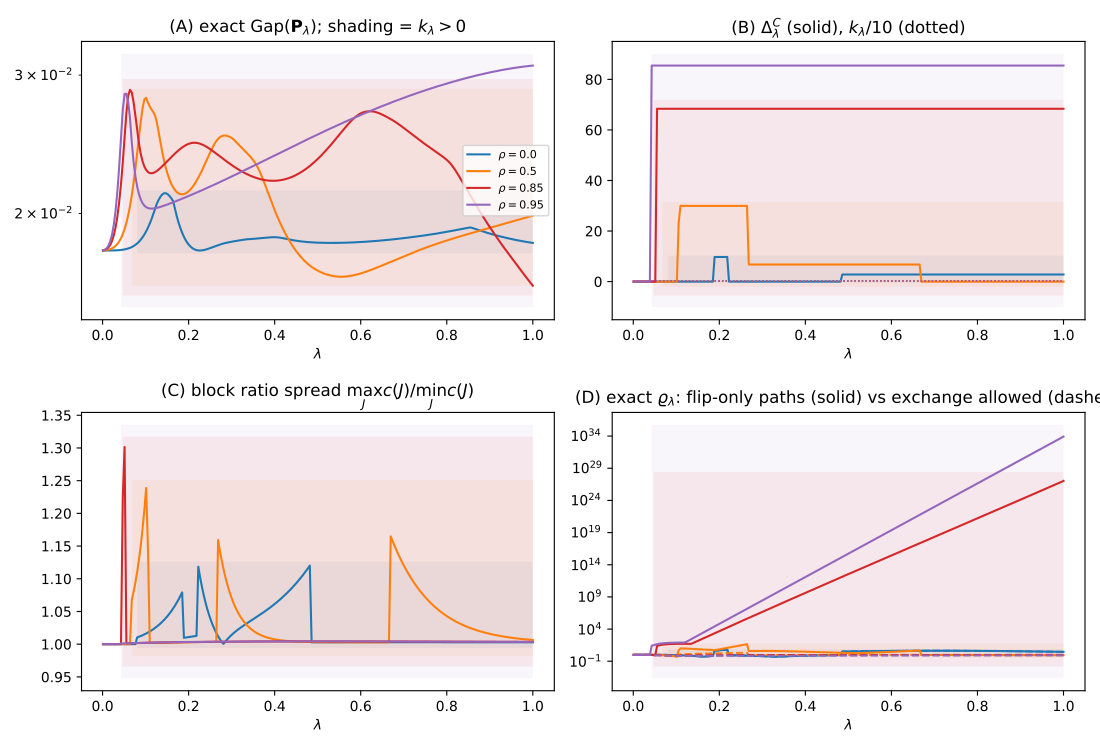

The Python source for this figure:
"""
Are the "undecided windows" a real phenomenon or an artefact of the proof?

Everything is exact: the state space M(s_0) = {gamma in {0,1}^d : |gamma| <= s_0}
is enumerated, the tempered targets pi_lambda are evaluated at every state, the
flip-and-exchange kernel P_lambda is assembled, and its spectral gap is obtained
by diagonalisation.  No Monte Carlo.

Four questions, one per panel of the figure:

  (A) Is Gap(P_lambda) monotone in lambda, and does it dip where k_lambda > 0?
      -> if the true gap is flat across a window, the window is an artefact.

  (B) k_lambda, Theta_lambda and Delta^C_lambda along the path.

  (C) Are the block partition functions c(J) = pibar_lambda(J) / pi_lambda(v_J)
      nearly constant in J?  This is the load-bearing guess behind the claim
      that the {2(2s*+1)}^6 in Proposition 7.1 is removable.  We report
      spread(lambda) = max_J c(J) / min_J c(J).

  (D) The exact hypercube congestion varrho_lambda of eq:rholam, against the
      bound {2(2s*+1)}^6 exp{6 k_lambda Delta^C_lambda} of Proposition 7.1,
      and against the congestion of the same ensemble when segment (ii) is
      allowed to use the EXCHANGE move of eq:neigh instead of flipping the
      coordinates of J xor J' one at a time.

Outputs
-------
window_numerics.pdf   four-panel figure
window_numerics.txt   the numbers

Run:  python3 window_numerics.py
"""

import itertools
import numpy as np
import scipy.sparse as sp
import scipy.sparse.linalg as spla
import matplotlib
matplotlib.use("Agg")
import matplotlib.pyplot as plt

RNG_SEED = 20240824

N_OBS = 100          # n
D = 14               # p
S0 = 4               # s_0
S_STAR = 3           # s* = |S|, influential set S = {0,1,2}
SIGMA0 = 1.0
KAPPA = 2.0
ALPHA = 1.5
G_PRIOR = D ** (2 * ALPHA)

S_SET = tuple(range(S_STAR))
SC_SET = tuple(range(S_STAR, D))
THR = KAPPA * np.log(D)              # kappa log p
MARGIN = np.log(2 * S_STAR)          # the log(2s*) of def:cpm

# three separated coefficient magnitudes -> three separated windows
BETA_S = np.array([1.20, 0.70, 0.45])


# --------------------------------------------------------------------------
# design, data, marginal likelihood
# --------------------------------------------------------------------------

def build_design(rng, rho):
    """Equicorrelated influential columns; null columns residualised against
    span(X_S) so that Assumption 6.1 is comfortable.  ||X_j||^2 = n."""
    Z = rng.standard_normal((N_OBS, D))
    Sigma = (1 - rho) * np.eye(S_STAR) + rho * np.ones((S_STAR, S_STAR))
    L = np.linalg.cholesky(Sigma)
    X = np.empty((N_OBS, D))
    X[:, :S_STAR] = Z[:, :S_STAR] @ L.T
    Q, _ = np.linalg.qr(X[:, :S_STAR])
    Xnull = Z[:, S_STAR:]
    X[:, S_STAR:] = Xnull - Q @ (Q.T @ Xnull)
    X /= np.linalg.norm(X, axis=0, keepdims=True) / np.sqrt(N_OBS)
    return X


def enumerate_states(d, s0):
    out = []
    for k in range(s0 + 1):
        out.extend(itertools.combinations(range(d), k))
    return out


def log_marginal(states, X, y):
    yy = float(y @ y)
    out = np.empty(len(states))
    for i, x in enumerate(states):
        if len(x) == 0:
            r2 = 0.0
        else:
            Q, _ = np.linalg.qr(X[:, list(x)])
            r2 = float(np.sum((Q.T @ y) ** 2)) / yy
        out[i] = (-0.5 * len(x) * np.log1p(G_PRIOR)
                  - 0.5 * N_OBS * np.log1p(G_PRIOR * (1.0 - r2)))
    return out


# --------------------------------------------------------------------------
# kernel and exact spectral gap  (as in binary_numerics.py)
# --------------------------------------------------------------------------

def neighbour_structure(states):
    index = {s: i for i, s in enumerate(states)}
    rows, cols, prop = [], [], []
    for i, x in enumerate(states):
        xs, k = set(x), len(x)
        for j in range(D):
            if j in xs:
                y = tuple(sorted(xs - {j}))
            else:
                if k + 1 > S0:
                    continue
                y = tuple(sorted(xs | {j}))
            rows.append(i); cols.append(index[y]); prop.append(1.0 / (4 * D))
        if 0 < k < D:
            p = 1.0 / (4.0 * k * (D - k))
            for a in x:
                for b in range(D):
                    if b in xs:
                        continue
                    y = tuple(sorted((xs - {a}) | {b}))
                    rows.append(i); cols.append(index[y]); prop.append(p)
    return np.asarray(rows), np.asarray(cols), np.asarray(prop)


def spectral_gap(logpi, nb):
    rows, cols, prop = nb
    m = logpi.shape[0]
    delta = logpi[cols] - logpi[rows]
    off_sym = prop * np.exp(-0.5 * np.abs(delta))
    off_k = prop * np.exp(np.minimum(delta, 0.0))
    diag = 1.0 - np.bincount(rows, weights=off_k, minlength=m)
    Sym = sp.coo_matrix((off_sym, (rows, cols)), shape=(m, m)).tocsr()
    Sym = Sym + sp.diags(diag)
    v = np.exp(0.5 * (logpi - logpi.max()))
    v /= np.linalg.norm(v)
    lin = spla.LinearOperator(
        (m, m), matvec=lambda z: Sym @ z - v * float(v @ z), dtype=float)
    lam2 = float(spla.eigsh(lin, k=1, which="LA", tol=1e-11,
                            maxiter=50000)[0][0])
    return 1.0 - lam2


# --------------------------------------------------------------------------
# quantities of the theory
# --------------------------------------------------------------------------

def psi_extremes(logm, index):
    """psi_j^- , psi_j^+ : min / max of psi_j(v) over v subset of S \\ {j}."""
    lo, hi = {}, {}
    for j in S_SET:
        rest = [i for i in S_SET if i != j]
        vals = []
        for r in range(len(rest) + 1):
            for ctx in itertools.combinations(rest, r):
                a = index[tuple(sorted(ctx))]
                b = index[tuple(sorted(ctx + (j,)))]
                vals.append(logm[b] - logm[a])
        lo[j], hi[j] = min(vals), max(vals)
    return lo, hi


def decided_sets(lam, lo, hi):
    """c^-_lambda, c^+_lambda, C_lambda of def:cpm."""
    cminus = tuple(j for j in S_SET if lam * lo[j] >= THR + MARGIN)
    cplus = tuple(j for j in S_SET if lam * hi[j] > THR - MARGIN)
    C = tuple(j for j in cplus if j not in cminus)
    return cminus, cplus, C


def delta_C(lam, logm, index, cminus, C):
    """Delta^C_lambda of eq:DeltaC: the spread of psi_j over contexts
    c^-_lambda u U with U subset of C_lambda \\ {j}."""
    best = 0.0
    for j in C:
        others = [i for i in C if i != j]
        vals = []
        for r in range(len(others) + 1):
            for U in itertools.combinations(others, r):
                ctx = tuple(sorted(set(cminus) | set(U)))
                vals.append(logm[index[tuple(sorted(set(ctx) | {j}))]]
                            - logm[index[ctx]])
        best = max(best, max(vals) - min(vals))
    return best


def block_measure(states, logpi, C):
    """pibar_lambda(J) = pi_lambda(B_J), B_J = {gamma : gamma n C = J}."""
    Cs = set(C)
    keys = [tuple(sorted(Cs & set(x))) for x in states]
    subsets = [tuple(sorted(J))
               for r in range(len(C) + 1)
               for J in itertools.combinations(sorted(C), r)]
    pos = {J: i for i, J in enumerate(subsets)}
    w = np.exp(logpi - logpi.max())
    bar = np.zeros(len(subsets))
    for k, wi in zip(keys, w):
        bar[pos[k]] += wi
    bar /= bar.sum()
    return subsets, bar


def swap_congestion(subsets, bar, C):
    """As hypercube_congestion, but segment (ii) pairs off J1 \\ J2 with
    J2 \\ J1 using exchange moves before flipping the remainder.  The chain
    already has this move; eq:edge covers it with 1/(4 p s_0) instead of
    1/(4 p)."""
    if not C:
        return 1.0
    pos = {J: i for i, J in enumerate(subsets)}
    edge = {}
    for J1 in subsets:
        for J2 in subsets:
            if J1 == J2:
                continue
            A = sorted(set(J1) - set(J2)); B = sorted(set(J2) - set(J1))
            m = min(len(A), len(B))
            steps = [("swap", a, b) for a, b in zip(A[:m], B[:m])]
            steps += [("flip", a, None) for a in A[m:]]
            steps += [("flip", b, None) for b in B[m:]]
            cur = set(J1)
            for kind, a, b in steps:
                nxt = (cur - {a}) | {b} if kind == "swap" else cur ^ {a}
                e = (tuple(sorted(cur)), tuple(sorted(nxt)))
                edge[e] = edge.get(e, 0.0) + bar[pos[J1]] * bar[pos[J2]]
                cur = nxt
    return max(f / min(bar[pos[a]], bar[pos[b]])
               for (a, b), f in edge.items())


def hypercube_congestion(subsets, bar, C):
    """varrho_lambda of eq:rholam, exactly: paths flip J1 x-or J2 in
    increasing coordinate order."""
    if not C:
        return 1.0
    pos = {J: i for i, J in enumerate(subsets)}
    edge = {}
    for J1 in subsets:
        for J2 in subsets:
            if J1 == J2:
                continue
            cur = set(J1)
            for j in sorted(set(J1) ^ set(J2)):
                nxt = cur ^ {j}
                e = (tuple(sorted(cur)), tuple(sorted(nxt)))
                edge[e] = edge.get(e, 0.0) + bar[pos[J1]] * bar[pos[J2]]
                cur = nxt
    worst = 0.0
    for (a, b), flow in edge.items():
        worst = max(worst, flow / min(bar[pos[a]], bar[pos[b]]))
    return worst


# --------------------------------------------------------------------------
# driver
# --------------------------------------------------------------------------

def run(rho, states, index, nb, X, y, log):
    logm = log_marginal(states, X, y)
    sizes = np.array([len(x) for x in states], dtype=float)
    logprior = -KAPPA * np.log(D) * sizes
    lo, hi = psi_extremes(logm, index)

    grid = np.linspace(1e-3, 1.0, 240)
    rec = {k: [] for k in ("gap", "k", "theta", "dC", "spread", "rho_ex",
                           "rho_bd", "rho_sw", "barmin")}
    for lam in grid:
        logpi = lam * logm + logprior
        logpi -= logpi.max()
        rec["gap"].append(spectral_gap(logpi, nb))

        cminus, cplus, C = decided_sets(lam, lo, hi)
        rec["k"].append(len(C))
        rec["theta"].append(max([np.exp(lam * hi[j] - THR) for j in C],
                                default=1.0))
        dC = delta_C(lam, logm, index, cminus, C) if C else 0.0
        rec["dC"].append(dC)

        subsets, bar = block_measure(states, logpi, C)
        # c(J) = pibar(J) / pi(v_J),  v_J = c^- u J
        pin = np.exp(logpi - logpi.max()); pin /= pin.sum()
        cJ = []
        for J in subsets:
            vJ = tuple(sorted(set(cminus) | set(J)))
            if len(vJ) <= S0:
                cJ.append(bar[subsets.index(J)] / pin[index[vJ]])
        rec["spread"].append(max(cJ) / min(cJ) if cJ else 1.0)

        rec["rho_ex"].append(hypercube_congestion(subsets, bar, C))
        rec["rho_sw"].append(swap_congestion(subsets, bar, C))
        rec["barmin"].append(bar.min())
        rec["rho_bd"].append((2 * (2 * S_STAR + 1)) ** 6
                             * np.exp(6 * len(C) * dC))

    for k in rec:
        rec[k] = np.asarray(rec[k])
    rec["grid"] = grid

    win = rec["k"] > 0
    log.append(f"\n=== rho = {rho} ===")
    log.append(f"psi_j^-  : {[round(lo[j],2) for j in S_SET]}")
    log.append(f"psi_j^+  : {[round(hi[j],2) for j in S_SET]}")
    log.append(f"kappa log p = {THR:.3f},  margin log(2s*) = {MARGIN:.3f}")
    log.append(f"measure of {{k_lambda > 0}} = {win.mean():.3f}")
    log.append(f"max k_lambda = {rec['k'].max()},  "
               f"max Delta^C = {rec['dC'].max():.4f}")
    log.append(f"gap: min {rec['gap'].min():.3e} at lambda="
               f"{grid[rec['gap'].argmin()]:.3f}, "
               f"max {rec['gap'].max():.3e}, "
               f"ratio {rec['gap'].max()/rec['gap'].min():.2f}")
    if win.any():
        log.append(f"gap inside windows : min {rec['gap'][win].min():.3e}, "
                   f"mean {rec['gap'][win].mean():.3e}")
        log.append(f"gap outside windows: min {rec['gap'][~win].min():.3e}, "
                   f"mean {rec['gap'][~win].mean():.3e}")
    d = np.diff(rec["gap"])
    log.append(f"monotone in lambda? increasing frac = "
               f"{(d > 0).mean():.3f}  (1.0 = increasing, 0.0 = decreasing)")
    log.append(f"c(J) spread max_J/min_J : max over lambda = "
               f"{rec['spread'].max():.4f}")
    log.append(f"varrho exact, flip-only paths : max = {rec['rho_ex'].max():.4g}")
    log.append(f"varrho exact, exchange allowed : max = {rec['rho_sw'].max():.4g}")
    log.append(f"  ratio flip/exchange at worst lambda : "
               f"{(rec['rho_ex']/rec['rho_sw']).max():.3g}")
    log.append(f"lightest block min_J pibar(J) : {rec['barmin'].min():.3e}")
    log.append(f"varrho bound (Prop 7.1) : max = {rec['rho_bd'].max():.3e}"
               f"   [ (2(2s*+1))^6 = {(2*(2*S_STAR+1))**6:.3e} ]")
    log.append(f"bound / exact at the worst lambda : "
               f"{(rec['rho_bd']/np.maximum(rec['rho_ex'],1)).max():.3e}")
    return rec


def main():
    noise = np.random.default_rng(RNG_SEED + 7).standard_normal(N_OBS)
    states = enumerate_states(D, S0)
    index = {s: i for i, s in enumerate(states)}
    nb = neighbour_structure(states)
    log = [f"states |M(s_0)| = {len(states)}, n = {N_OBS}, p = {D}, "
           f"s_0 = {S0}, s* = {S_STAR}, kappa = {KAPPA}, alpha = {ALPHA}",
           f"beta*_S = {BETA_S}"]

    results = {}
    for rho in (0.0, 0.5, 0.85, 0.95):
        X = build_design(np.random.default_rng(RNG_SEED), rho)
        y = X[:, :S_STAR] @ BETA_S + SIGMA0 * noise
        results[rho] = run(rho, states, index, nb, X, y, log)

    txt = "\n".join(log)
    open("window_numerics.txt", "w").write(txt + "\n")
    print(txt)

    fig, ax = plt.subplots(2, 2, figsize=(11, 7.5))
    cols = {0.0: "tab:blue", 0.5: "tab:orange", 0.85: "tab:red",
            0.95: "tab:purple"}
    for rho, r in results.items():
        g = r["grid"]
        ax[0, 0].semilogy(g, r["gap"], color=cols[rho], label=f"$\\rho={rho}$")
        ax[0, 1].plot(g, r["dC"], color=cols[rho])
        ax[0, 1].plot(g, r["k"] / 10.0, color=cols[rho], ls=":", lw=1)
        ax[1, 0].plot(g, r["spread"], color=cols[rho])
        ax[1, 1].semilogy(g, np.maximum(r["rho_ex"], 1e-3), color=cols[rho])
        ax[1, 1].semilogy(g, np.maximum(r["rho_sw"], 1e-3), color=cols[rho],
                          ls="--", lw=1.4)
        for a in ax.ravel():
            a.fill_between(g, *a.get_ylim(), where=r["k"] > 0,
                           color=cols[rho], alpha=0.07, lw=0)

    ax[0, 0].set_title("(A) exact $\\mathrm{Gap}(\\mathbf{P}_\\lambda)$; "
                       "shading = $k_\\lambda>0$")
    ax[0, 0].set_xlabel("$\\lambda$"); ax[0, 0].legend(fontsize=8)
    ax[0, 1].set_title("(B) $\\Delta^C_\\lambda$ (solid), "
                       "$k_\\lambda/10$ (dotted)")
    ax[0, 1].set_xlabel("$\\lambda$")
    ax[1, 0].set_title("(C) block ratio spread "
                       "$\\max_J c(J)/\\min_J c(J)$")
    ax[1, 0].set_xlabel("$\\lambda$")
    ax[1, 1].set_title("(D) exact $\\varrho_\\lambda$: flip-only paths "
                       "(solid) vs exchange allowed (dashed)")
    ax[1, 1].set_xlabel("$\\lambda$")
    fig.tight_layout()
    fig.savefig("window_numerics.pdf")
    print("\nwrote window_numerics.pdf, window_numerics.txt")


if __name__ == "__main__":
    main()
